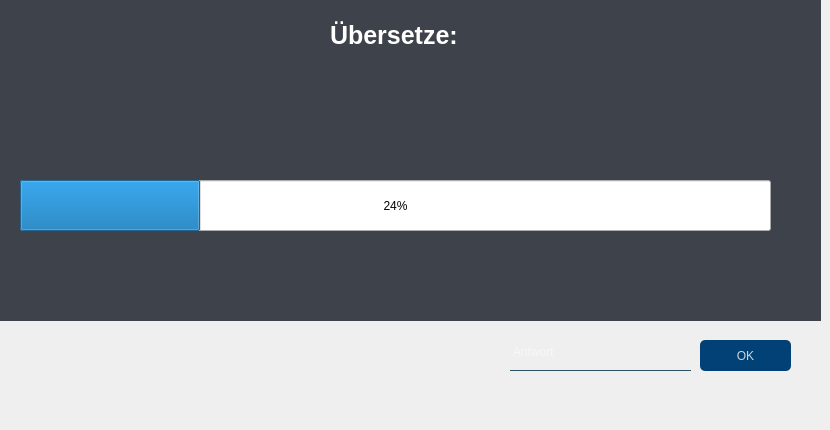
        <widget class="QWidget" name="game">
         <widget class="QWidget" name="placerGame" native="true">
          <property name="geometry">
           <rect>
            <x>0</x>
            <y>0</y>
            <width>821</width>
            <height>421</height>
           </rect>
          </property>
          <widget class="QLabel" name="background">
           <property name="geometry">
            <rect>
             <x>0</x>
             <y>-90</y>
             <width>821</width>
             <height>411</height>
            </rect>
           </property>
           <property name="styleSheet">
            <string notr="true">background-color: #3E424B;</string>
           </property>
           <property name="text">
            <string/>
           </property>
          </widget>
          <widget class="QWidget" name="answerBar" native="true">
           <property name="geometry">
            <rect>
             <x>0</x>
             <y>320</y>
             <width>821</width>
             <height>91</height>
            </rect>
           </property>
           <widget class="QLineEdit" name="answer">
            <property name="geometry">
             <rect>
              <x>510</x>
              <y>20</y>
              <width>181</width>
              <height>31</height>
             </rect>
            </property>
            <property name="styleSheet">
             <string notr="true">background-color: rgba(0, 0, 0, 0);
border: 1px solid rgba(0, 0, 0, 0);
border-bottom-color: rgba(46, 82, 101, 255);
color: rgb(255, 255, 255);
padding-bottom: 7px</string>
            </property>
            <property name="placeholderText">
             <string>Antwort</string>
            </property>
           </widget>
           <widget class="QPushButton" name="answerButton">
            <property name="geometry">
             <rect>
              <x>700</x>
              <y>20</y>
              <width>91</width>
              <height>31</height>
             </rect>
            </property>
            <property name="styleSheet">
             <string notr="true">#answerButton{
	background-color: rgba(2, 65, 118, 255);
	color: rgba(255, 255, 255, 200);
	border-radius: 5px;
}

#answerButton:pressed{
	padding-left: 5px;
	padding-top: 5px;
	background-color: rgba(2, 65, 118, 100);
}

#answerButton:hover,
#answerButton:focus{
	background-color: rgba(2, 65, 118, 200);
}</string>
            </property>
            <property name="text">
             <string>OK</string>
            </property>
           </widget>
           <widget class="QLabel" name="result">
            <property name="geometry">
             <rect>
              <x>0</x>
              <y>0</y>
              <width>341</width>
              <height>81</height>
             </rect>
            </property>
            <property name="styleSheet">
             <string notr="true">background: transparent;</string>
            </property>
            <property name="text">
             <string/>
            </property>
           </widget>
           <widget class="QLabel" name="errorMsgPower">
            <property name="geometry">
             <rect>
              <x>510</x>
              <y>60</y>
              <width>161</width>
              <height>16</height>
             </rect>
            </property>
            <property name="text">
             <string/>
            </property>
           </widget>
          </widget>
          <widget class="QLabel" name="word">
           <property name="geometry">
            <rect>
             <x>10</x>
             <y>60</y>
             <width>771</width>
             <height>61</height>
            </rect>
           </property>
           <property name="styleSheet">
            <string notr="true">background-color: transparent;
color: white;
font-weight: bold;
font: 25px;</string>
           </property>
           <property name="text">
            <string/>
           </property>
           <property name="alignment">
            <set>Qt::AlignCenter</set>
           </property>
          </widget>
          <widget class="QLabel" name="translate">
           <property name="geometry">
            <rect>
             <x>330</x>
             <y>20</y>
             <width>131</width>
             <height>31</height>
            </rect>
           </property>
           <property name="styleSheet">
            <string notr="true">background-color: transparent;
color: white;
font: 25px;
font-weight: bold;</string>
           </property>
           <property name="text">
            <string>Übersetze:</string>
           </property>
          </widget>
          <widget class="QPushButton" name="go">
           <property name="geometry">
            <rect>
             <x>370</x>
             <y>0</y>
             <width>0</width>
             <height>16</height>
            </rect>
           </property>
           <property name="styleSheet">
            <string notr="true">border: 0;
background-color: transparent;
max-width: 0;</string>
           </property>
           <property name="text">
            <string/>
           </property>
          </widget>
          <widget class="QPushButton" name="reset">
           <property name="geometry">
            <rect>
             <x>780</x>
             <y>400</y>
             <width>0</width>
             <height>16</height>
            </rect>
           </property>
           <property name="styleSheet">
            <string notr="true">border: 0;
background-color: transparent;
max-width: 0;</string>
           </property>
           <property name="text">
            <string/>
           </property>
          </widget>
          <widget class="QProgressBar" name="timeLeft">
           <property name="geometry">
            <rect>
             <x>20</x>
             <y>180</y>
             <width>751</width>
             <height>51</height>
            </rect>
           </property>
           <property name="value">
            <number>24</number>
           </property>
          </widget>
          <widget class="QPushButton" name="notEmpty">
           <property name="geometry">
            <rect>
             <x>760</x>
             <y>400</y>
             <width>0</width>
             <height>16</height>
            </rect>
           </property>
           <property name="styleSheet">
            <string notr="true">border: 0;
background-color: transparent;
max-width: 0;</string>
           </property>
           <property name="text">
            <string/>
           </property>
          </widget>
         </widget>
        </widget>
